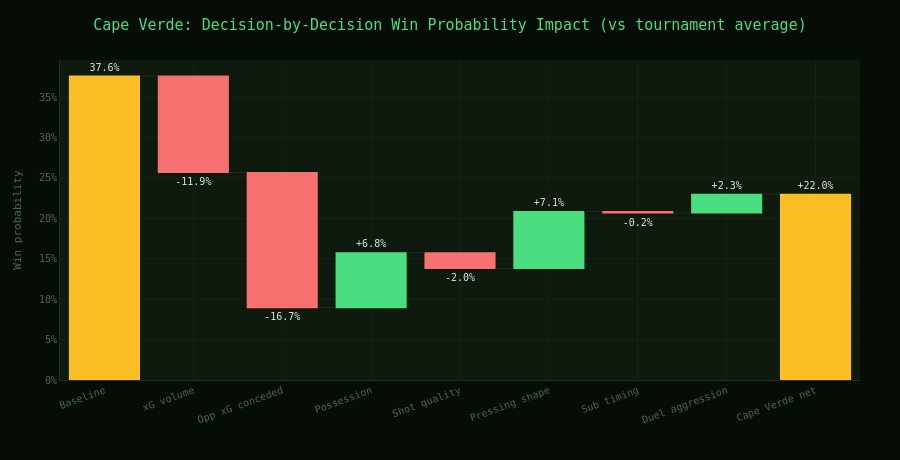

Write notebook code for a chart like this one.
### Code cell
# Chart 8: Decision impact waterfall
# Uses LogisticRegression for continuous probability surface
# Decision tree (depth 2, 4 leaves) produces 0-delta steps - logistic gives smooth marginal contributions

from sklearn.linear_model import LogisticRegression
from sklearn.preprocessing import StandardScaler

scaler  = StandardScaler()
X_sc    = scaler.fit_transform(X_tr)
X_te_sc = scaler.transform(X_te)

lr = LogisticRegression(max_iter=1000, random_state=42, C=1.0)
lr.fit(X_sc, y_tr)
lr_classes = le.classes_

lr_cv = cross_val_score(lr, scaler.transform(X), y, cv=5, scoring="accuracy").mean()
print(f"Logistic regression CV accuracy (waterfall model): {lr_cv:.3f}")
print(f"Decision tree CV accuracy (outcome model): {best_score:.3f}")

def predict_lr(params):
    row = pd.DataFrame([{
        "xg": params["xg"], "opp_xg": params["opp_xg"],
        "xg_diff": params["xg"] - params["opp_xg"],
        "possession": params["possession"], "shots": 14, "opp_shots": 14,
        "sot": int(params["sot_ratio"] * 14), "sot_ratio": params["sot_ratio"],
        "press_ratio": params["press_ratio"],
        "first_sub_min": params["first_sub_min"],
        "n_subs": params["n_subs"],
        "up_xg": params.get("up_xg", 0.1),
        "duel_ratio": params["duel_ratio"],
    }])
    row_sc = scaler.transform(row[DECISION_FEATURES])
    proba  = lr.predict_proba(row_sc)[0]
    return {cls: round(float(p), 4) for cls, p in zip(lr_classes, proba)}

mean_params = dict(
    xg=float(df["xg"].mean()), opp_xg=float(df["opp_xg"].mean()),
    possession=float(df["possession"].mean()),
    sot_ratio=float(df["sot_ratio"].mean()),
    press_ratio=float(df["press_ratio"].mean()),
    first_sub_min=float(df["first_sub_min"].mean()),
    n_subs=float(df["n_subs"].mean()),
    duel_ratio=float(df["duel_ratio"].mean()),
)

cv_params = dict(
    xg=0.76, opp_xg=2.28, possession=0.36,
    sot_ratio=0.31, press_ratio=0.38,
    first_sub_min=55, n_subs=5, duel_ratio=0.52,
)

baseline_win = predict_lr(mean_params)["Win"]
final_win    = predict_lr(cv_params)["Win"]

param_labels = {
    "xg":           "xG volume",
    "opp_xg":       "Opp xG conceded",
    "possession":   "Possession",
    "sot_ratio":    "Shot quality",
    "press_ratio":  "Pressing shape",
    "first_sub_min":"Sub timing",
    "duel_ratio":   "Duel aggression",
}

deltas  = []
running = mean_params.copy()
for key in ["xg","opp_xg","possession","sot_ratio","press_ratio","first_sub_min","duel_ratio"]:
    before = predict_lr(running)["Win"]
    running[key] = cv_params[key]
    after  = predict_lr(running)["Win"]
    deltas.append((param_labels[key], after - before))

# Net bar uses "total" measure - Plotly sums all relative bars automatically
labels_wf  = ["Baseline"] + [d[0] for d in deltas] + ["Cape Verde net"]
values_wf  = [baseline_win] + [d[1] for d in deltas] + [final_win]
measures   = ["absolute"] + ["relative"] * len(deltas) + ["total"]

fig_wf = go.Figure(go.Waterfall(
    x=labels_wf,
    y=values_wf,
    measure=measures,
    connector=dict(line=dict(color=C["border"], width=1)),
    increasing=dict(marker_color=C["win"]),
    decreasing=dict(marker_color=C["loss"]),
    totals=dict(marker_color=C["draw"]),
    text=[
        f"{v:.1%}" if m == "absolute" else
        f"+{v:.1%}" if v >= 0 else f"{v:.1%}"
        for v, m in zip(values_wf, measures)
    ],
    textposition="outside",
    textfont=dict(color=C["text"], size=10),
))

fig_wf.update_layout(
    **BASE,
    title=dict(
        text="Cape Verde: Decision-by-Decision Win Probability Impact (vs tournament average)",
        font=dict(size=15, color=C["win"]), x=0.5
    ),
    xaxis={**axis(), "tickangle": -20},
    yaxis={**axis("Win probability"), "tickformat": ".0%"},
    height=460,
    showlegend=False,
)
fig_wf.show()

print(f"\nBaseline (avg team) win prob: {baseline_win:.1%}")
print(f"Cape Verde actual win prob:   {final_win:.1%}")
print(f"Net shift:                    {final_win - baseline_win:+.1%}")

### Figure 1 — Plotly figure (JSON) as saved in the notebook; plotly's stock layout.template omitted (floating-point values rounded to 4 significant figures)
{"data": [{"connector": {"line": {"color": "#1e2e1e", "width": 1}}, "decreasing": {"marker": {"color": "#f87171"}}, "increasing": {"marker": {"color": "#4ade80"}}, "measure": ["absolute", "relative", "relative", "relative", "relative", "relative", "relative", "relative", "total"], "text": ["37.6%", "-11.9%", "-16.7%", "+6.8%", "-2.0%", "+7.1%", "-0.2%", "+2.3%", "+22.0%"], "textfont": {"color": "#d4edda", "size": 10}, "textposition": "outside", "totals": {"marker": {"color": "#fbbf24"}}, "type": "waterfall", "x": ["Baseline", "xG volume", "Opp xG conceded", "Possession", "Shot quality", "Pressing shape", "Sub timing", "Duel aggression", "Cape Verde net"], "y": [0.376, -0.1193, -0.1673, 0.068, -0.0196, 0.0706, -0.0019, 0.0232, 0.2198]}], "layout": {"font": {"color": "#d4edda", "family": "monospace", "size": 12}, "height": 460, "hoverlabel": {"bgcolor": "#111f11", "bordercolor": "#1e2e1e", "font": {"color": "#d4edda"}}, "margin": {"b": 50, "l": 60, "r": 40, "t": 60}, "paper_bgcolor": "#060d06", "plot_bgcolor": "#0d1a0d", "showlegend": false, "title": {"font": {"color": "#4ade80", "size": 15}, "text": "Cape Verde: Decision-by-Decision Win Probability Impact (vs tournament average)", "x": 0.5}, "xaxis": {"gridcolor": "#162316", "linecolor": "#1e2e1e", "showline": true, "tickangle": -20, "tickcolor": "#1e2e1e", "tickfont": {"color": "#4a6a4a", "size": 10}, "title": {"font": {"color": "#4a6a4a", "size": 11}, "text": ""}, "zeroline": false}, "yaxis": {"gridcolor": "#162316", "linecolor": "#1e2e1e", "showline": true, "tickcolor": "#1e2e1e", "tickfont": {"color": "#4a6a4a", "size": 10}, "tickformat": ".0%", "title": {"font": {"color": "#4a6a4a", "size": 11}, "text": "Win probability"}, "zeroline": false}}}
